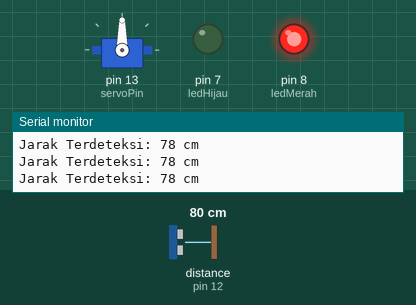
Recording of a sketch running on a simulated Arduino Uno, built with avr-gcc and run on an emulated ATmega328P. Shown: servo, output pins drawn as LEDs (lit = HIGH), the last lines printed to the serial monitor. Wiring (inferred from the names in the program): ultrasonic range finder: trigger pin 11; echo pin 12. The inputs (shaded band) are chosen by the test bench; at power-on: distance to the obstacle (sensor on pin 12) 80 cm. The echo pulse lasts 58.3 µs per cm; pins used as bus, display or sensor lines are not drawn.

Above: at 3.2 s.
3.3 s: distance to the obstacle (sensor on pin 12) set to 11 cm
4.8 s: distance to the obstacle (sensor on pin 12) set to 8 cm
At 5.1 s:
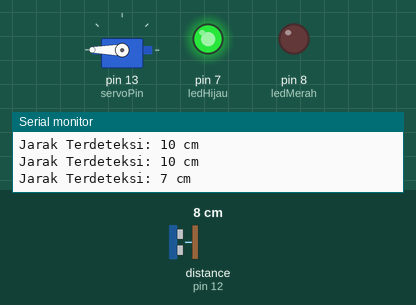
6.3 s: distance to the obstacle (sensor on pin 12) set to 18 cm
At 8.8 s:
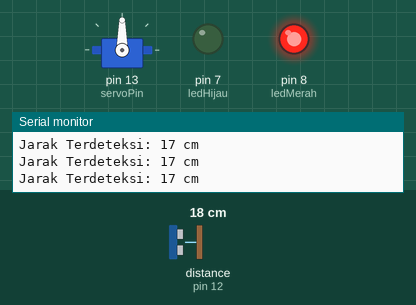
9.3 s: distance to the obstacle (sensor on pin 12) set to 2 cm
At 10.4 s:
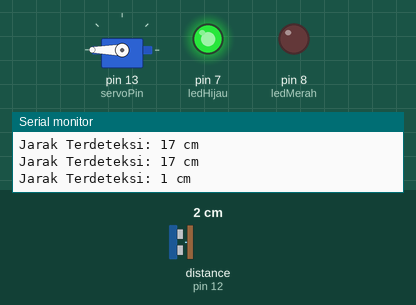
Timing chart, 0 to 11.9 s (numbered marks = the images above; inputs shaded):
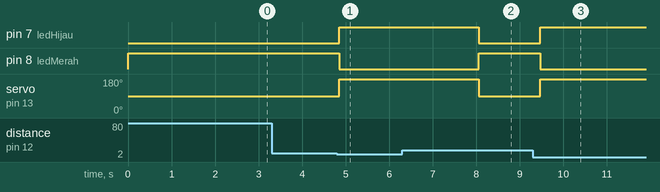

The sketch:

palangparkirotomatis.ino
```cpp
#include <Servo.h>

// Definisi Pin
const int trigPin = 11;
const int echoPin = 12;
const int servoPin = 13;
const int ledHijau = 7;  // Pin untuk LED Hijau
const int ledMerah = 8;  // Pin untuk LED Merah

Servo servo;

// Definisi Variabel
long duration;
int distance;

// Batas jarak dekat (dalam centimeter)
const int batasJarakDekat = 8;

void setup() {
  Serial.begin(9600);

  // Pengaturan Pin Sensor
  pinMode(trigPin, OUTPUT);
  pinMode(echoPin, INPUT);

  // Pengaturan Pin LED
  pinMode(ledHijau, OUTPUT);
  pinMode(ledMerah, OUTPUT);

  // Pengaturan Awal Servo
  servo.attach(servoPin);
  servo.write(90); // Posisi awal servo turun/menutup

  // Kondisi Awal: LED Merah NYALA, LED Hijau MATI
  digitalWrite(ledMerah, HIGH);
  digitalWrite(ledHijau, LOW);

  delay(2000);
}

void loop() {
  // Kirim pulsa ke trigPin
  digitalWrite(trigPin, LOW);
  delayMicroseconds(2);
  digitalWrite(trigPin, HIGH);
  delayMicroseconds(10);
  digitalWrite(trigPin, LOW);

  // Baca durasi pantulan gelombang
  duration = pulseIn(echoPin, HIGH);

  // Menghitung jarak dalam cm
  distance = duration * 0.034 / 2;

  // Menampilkan jarak ke Serial Monitor
  Serial.print("Jarak Terdeteksi: ");
  Serial.print(distance);
  Serial.println(" cm");

  // Logika pergerakan dan lampu indikator
  if (distance > 0 && distance <= batasJarakDekat) {
    // JIKA OBJEK DEKAT (SERVO TERANGKAT)
    servo.write(180);           // Angkat servo
    digitalWrite(ledHijau, HIGH); // LED Hijau NYALA
    digitalWrite(ledMerah, LOW);  // LED Merah MATI

    delay(3000);                // Tahan selama 3 detik
  } else {
    // JIKA TIDAK ADA OBJEK (SERVO TURUN / KONDISI STANDBY)
    servo.write(90);            // Turunkan servo
    digitalWrite(ledHijau, LOW);  // LED Hijau MATI
    digitalWrite(ledMerah, HIGH); // LED Merah NYALA (kembali standby)
  }

  delay(200);
}
```

Measured:
- the behaviour switches between 10 and 9 cm on distance to the obstacle (sensor on pin 12) (found by bisection; images 0 and 1)
- after the input at 4.8 s, pin 7 (ledHijau): LOW → HIGH after 0.05 s; pin 8 (ledMerah): HIGH → LOW after 0.05 s; servo on pin 13 (servoPin): 90° → 180° after 0.05 s
- after the input at 6.3 s, pin 7 (ledHijau): HIGH → LOW after 1.8 s; pin 8 (ledMerah): LOW → HIGH after 1.8 s; servo on pin 13 (servoPin): 180° → 90° after 1.8 s
- after the input at 9.3 s, pin 7 (ledHijau): LOW → HIGH after 0.17 s; pin 8 (ledMerah): HIGH → LOW after 0.17 s; servo on pin 13 (servoPin): 90° → 180° after 0.17 s
